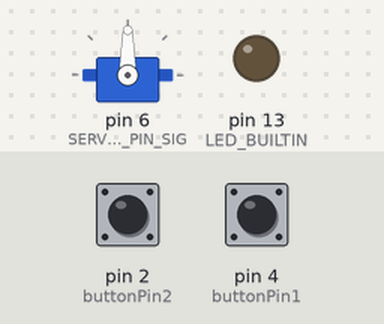
Recording of a program running on a simulated Arduino Nano Every. Parts: servo, output pins drawn as LEDs (lit = HIGH). Inputs (shaded band) come from the test bench; at power-on: pin 2 (buttonPin2) LOW, pin 4 (buttonPin1) LOW. What the program prints to the serial monitor is not drawn.

Above: at 6.2 s.
6.3 s: pin 2 (buttonPin2) pulled HIGH for 2.4 s
At 9.0 s:
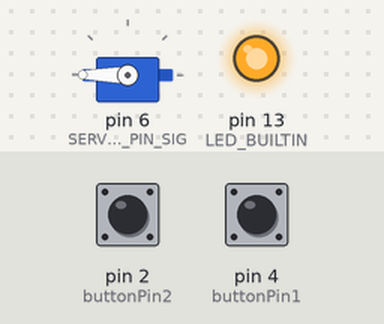
11.5 s: pin 4 (buttonPin1) pulled HIGH for 2.4 s
At 14.0 s:
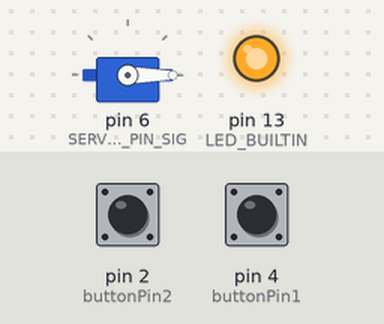
Timing chart, 0 to 16.5 s (numbered marks = the images above; inputs shaded):
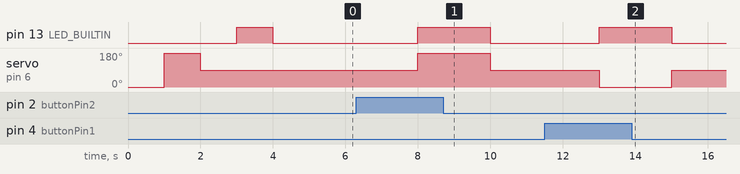

The program:

main.cpp
```cpp
// C++ code
//
#include "Arduino.h"
#include "Servo.h"
//Unkomment if Heartbeat is in use
/*#include <SoftwareSerial.h>
SoftwareSerial s = SoftwareSerial (7,8); // (Rx, Tx)
*/

// Global variables and defines
const int servoMDTargetNeutral   = 90;//1480; //Position when neutral
const int servoMDTargetForward = 0;//2200; //Position when forward
const int servoMDTargetBackward = 180;//750; //Position when backward
const int buttonPin1 = 4; //Gear to forward
const int buttonPin2 = 2; //Gear to backward
const int ledPin1 = 12;
#define SERVOMD_PIN_SIG	6
Servo servoMD;
int pos;

int currentPos;
int buttonState1;
int buttonState2;

int showGearForward = 0;
int showGearBackward = 0;
int showGearNeutral = 0;

int servoDelay=50;

#define DEBUG 1

#if DEBUG == 1
#define debug(x) Serial.print(x)
#define debugln(x) Serial.println(x)
#endif

//Unkomment if Heartbeat is in use
/*
// Hearbeat
int availability =0;
int check_if_available(int );
*/

void setup()
{
  pinMode(LED_BUILTIN, OUTPUT);


  Serial.begin(9600);
  debugln("Start setup");
  servoMD.attach(SERVOMD_PIN_SIG);
  debugln("Testrun servo");
  debugln("Current position Forward:");
  servoMD.write(servoMDTargetForward);
  currentPos = servoMD.read();
  debugln(currentPos);
  delay(1000);

  debugln("Current position backward:");
  servoMD.write(servoMDTargetBackward);
  currentPos = servoMD.read();
  debugln(currentPos);
  delay(1000);

  debugln("Current position neutral:");
  servoMD.write(servoMDTargetNeutral);
  currentPos = servoMD.read();
  debugln(currentPos);
  delay(1000);

  servoMD.detach();
  // initialize the pushbutton pin as an input:
  pinMode(buttonPin1, INPUT);
  pinMode(buttonPin2, INPUT);

  debugln("Led on");
  digitalWrite(LED_BUILTIN, HIGH);
  delay(1000);

  debugln("Led off");
  digitalWrite(LED_BUILTIN, LOW);
  delay(1000);

  debugln("Setup ready");

  //Unkomment if Heartbeat is in use
  /*
  s.begin(9600);
  delay(1000);

  if(s.available()>0)
  {
    debugln("1 is available");
  }else{
    debugln("1 is not available");
  }

  // Heartbeat
  check_if_available(10);

  */
}

void loop()
{
 //Unkomment if Heartbeat is in use
 // check_if_available(10);


  // read the state of the pushbutton value:
  buttonState1 = digitalRead(buttonPin1); //Gear to forward
  buttonState2 = digitalRead(buttonPin2); //Gear to backward

  if(DEBUG == 1){

      if (buttonState1 == HIGH) {
            digitalWrite(LED_BUILTIN, HIGH);
            servoMD.attach(SERVOMD_PIN_SIG);

            if (showGearForward == 0){
              debug(F("Button 1, Gear forward: ")); debugln(buttonState1);
              servoMD.write(servoMDTargetForward);
              delay(1000);
              currentPos = servoMD.read();
              debug(F("Servo curren pos: ")); debugln(currentPos);
              showGearNeutral=0;
              showGearBackward=0;
            }
            showGearForward++;
            servoMD.detach();
      }

      else if (buttonState2 == HIGH) {
          digitalWrite(LED_BUILTIN, HIGH);
          servoMD.attach(SERVOMD_PIN_SIG);

           if (showGearBackward == 0){
            debug(F("Button 2, Gear backward: ")); debugln(buttonState2);
            servoMD.write(servoMDTargetBackward);
            delay(1000);
            currentPos = servoMD.read();

            debug(F("Servo curren pos: ")); debugln(currentPos);
            showGearNeutral=0;
            showGearForward=0;
          }
          showGearBackward++;
          servoMD.detach();
      }
      else
      {
          digitalWrite(LED_BUILTIN, LOW);
          servoMD.attach(SERVOMD_PIN_SIG);

          if (showGearNeutral == 0){
             debug(F("No buttons, Gear neutral: "));
            servoMD.write(servoMDTargetNeutral);
            delay(1000);
            currentPos = servoMD.read();
            debug(F("Servo curren pos: ")); debugln(currentPos);
            showGearForward=0;
            showGearBackward=0;
          }
          showGearNeutral++;

          delay(1000);
          servoMD.detach();
      }
  }
  else
  {
  // check if the pushbutton is pressed. If it is, the buttonState is HIGH: Gear to forward
  if (buttonState1 == HIGH) {
    // turn LED on:
    digitalWrite(LED_BUILTIN, HIGH);
    servoMD.attach(SERVOMD_PIN_SIG);  // 1. attach the servo to correct pin to control it.


    // 2. turns servo to target position. Modify target position by modifying the 'ServoTargetPosition' definition above.
    if(currentPos!=280){
      for(pos=currentPos;pos<=280;pos++){
        servoMD.write(pos);
        debugln(servoMD.read());
        delay(servoDelay);
      }
    }
	  // release the servo to conserve power. When detached the servo will NOT hold it's position under stress.
    servoMD.detach();
    currentPos = servoMD.read();
    if (showGearForward == 0){
      debug(F("Button 1, Gear forward: ")); debugln(buttonState1);
      debug(F("Servo curren pos: ")); debugln(currentPos);
      showGearNeutral=0;
      showGearBackward=0;
    }
    showGearForward++;

  }
   // check if the pushbutton is pressed. If it is, the buttonState is HIGH: Gear to backward
  else if(buttonState2 == HIGH){
    // turn LED on:
    digitalWrite(LED_BUILTIN, HIGH);
    servoMD.attach(SERVOMD_PIN_SIG);


  	// 2. turns servo to target position. Modify target position by modifying the 'ServoTargetPosition' definition above.
    if(currentPos!=0){
      for(pos=currentPos;pos>=0;pos--){
        servoMD.write(pos);
        debugln(servoMD.read());
        delay(servoDelay);
      }
    }
    delay(100);
    // release the servo to conserve power. When detached the servo will NOT hold it's position under stress.
  	servoMD.detach();
    currentPos = servoMD.read();

    if (showGearBackward == 0){
      debug(F("Button 2, Gear backward: ")); debugln(buttonState2);
      debug(F("Servo curren pos: ")); debugln(currentPos);
      showGearNeutral=0;
      showGearForward=0;
    }
    showGearBackward++;
  }
  else {
    // turn LED off:

   	digitalWrite(LED_BUILTIN, LOW);
    servoMD.attach(SERVOMD_PIN_SIG);
  	currentPos = servoMD.read();

  	// 3. turns servo back to rest position. Modify initial position by modifying the 'ServoRestPosition' definition above.
    if(currentPos > 90 ){
      for(pos=currentPos;pos>=90;pos--){
          servoMD.write(pos);
          debugln(servoMD.read());
          delay(servoDelay);
      }
    }
    else if(currentPos < 90 ){
      for(pos=currentPos;pos<=90;pos++){
          servoMD.write(pos);
          debugln(servoMD.read());
          delay(servoDelay);
      }
    }

      // release the servo to conserve power. When detached the servo will NOT hold it's position under stress.
      servoMD.detach();
      currentPos = servoMD.read();

      if (showGearNeutral == 0){
        debug(F("No buttons, Gear neutral: "));
        debug(F("Servo curren pos: ")); debugln(currentPos);
        showGearForward=0;
        showGearBackward=0;
      }
      showGearNeutral++;
  }


  } // End debug
  digitalWrite(ledPin1, LOW);

  delay(1000);
}

//Unkomment if Heartbeat is in use
/*
// Heartbeat
int check_if_available(int a)
{
  s.write(a); //Hello
  delay(10);


  if(s.available()>0) //check if there is incoming data
  {
    int data = s.read();

    if(data==11) //Hello back
    {
        debugln("Hello back 1");
        debugln("Data Received, Uno 1 is master");
      	digitalWrite(ledPin1, HIGH);
        return 1;
    }
  }
  else
  {
        debugln("No data received, Uno 2 must take over");
        return 0;
  }
}

*/
```

Measured:
- after the input at 6.3 s, pin 13 (LED_BUILTIN): LOW → HIGH after 1.7 s, → LOW 2.0 s later; servo on pin 6 (SERVOMD_PIN_SIG): 90° → 180° after 1.7 s, → 90° 2.0 s later
- after the input at 11.5 s, pin 13 (LED_BUILTIN): LOW → HIGH after 1.5 s, → LOW 2.0 s later; servo on pin 6 (SERVOMD_PIN_SIG): 90° → 0° after 1.5 s, → 90° 2.0 s later
